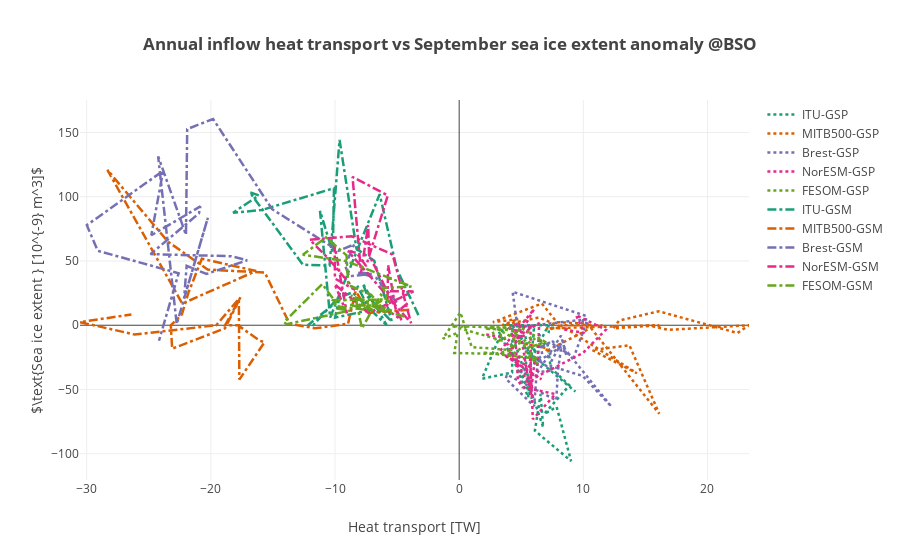

Notebook cell for this chart:
### Code cell
""" Plot March heat vs sea ice extent anomaly"""
modelnames = ['ITU' , 'MITB500', 'Brest', 'NorESM', 'FESOM']
#colors = ['blue', 'darkorange', 'red', 'green', 'cyan']
colors = cl.scales['5']['qual']['Dark2']; 
mnth = np.str(9) # September

def plot_bso_inflow_heat_seaice(models):
    
    datap = []
    datan = []
    layout = go.Layout(
    title='<b>Annual inflow heat transport vs September sea ice extent anomaly @BSO</b>',
        yaxis=dict(
            title='$\\text{Sea ice extent } [10^{-9} m^3]$',
            #range=[-14, 14]
        ),
        xaxis=dict(
            title='Heat transport [TW]'
        )
    )  
    # names of the control, gsp and gsn variables [total]  
    ctln = ['ctlxice_barents', 'SIextBK_c', 'refice_extent_BSKS', 'ice_extent_NorESM_BarentsKara_ctrl', 'ctliext_BK']
    gspn = ['gspxice_barents', 'SIextBK_gsp', 'gspice_extent_BSKS', 'ice_extent_NorESM_BarentsKara_gsp', 'gspiext_BK']
    gsnn = ['gsnxice_barents', 'SIextBK_gsm', 'gsnice_extent_BSKS', 'ice_extent_NorESM_BarentsKara_gsn', 'gsniext_BK']

    ctlhn = ['ctlbarents_heatinflow', 'barht_c[1]', 'BSOrefheat_in', 'inflow_ht_NorESM_BSO_ctrl', 'ctlheattransp_BSO_in']
    gsphn = ['gspbarents_heatinflow', 'barht_gsp[1]', 'BSOgspheat_in', 'inflow_ht_NorESM_BSO_gsp', 'gspheattransp_BSO_in']
    gsnhn = ['gsnbarents_heatinflow', 'barht_gsm[1]', 'BSOgsnheat_in', 'inflow_ht_NorESM_BSO_gsn', 'gsnheattransp_BSO_in']

    coeffs = [1e-9, 1e-9, 1e-9, 1e-9, 1e-9]
    for ind,mdl in enumerate(models):
        dnm = 'ds'+np.str(ind)+'.'+ctln[ind]+'.groupby(\'time.year\').mean().year'
        time = np.copy(eval(dnm))
        dnm = 'ds'+np.str(ind)+'.'+ctln[ind]+'[ds'+np.str(ind)+'[\'time.month\']=='+mnth+']'
        dnm2 = 'ds'+np.str(ind)+'.'+gspn[ind]+'[ds'+np.str(ind)+'[\'time.month\']=='+mnth+']'        
        dnm3 = 'ds'+np.str(ind)+'.'+gsnn[ind]+'[ds'+np.str(ind)+'[\'time.month\']=='+mnth+']'
        val1 = (np.copy(eval(dnm2)-eval(dnm))*coeffs[ind]) #/(np.copy(eval(dnm))*coeffs[ind])
        val2 = (np.copy(eval(dnm3)-eval(dnm))*coeffs[ind]) #/(np.copy(eval(dnm))*coeffs[ind])
        dnm = 'ds'+np.str(ind)+'.'+ctlhn[ind]+'.groupby(\'time.year\').mean()'
        dnm2 = 'ds'+np.str(ind)+'.'+gsphn[ind]+'.groupby(\'time.year\').mean()'
        dnm3 = 'ds'+np.str(ind)+'.'+gsnhn[ind]+'.groupby(\'time.year\').mean()'
        val3 = np.copy(eval(dnm2)-eval(dnm))
        val4 = np.copy(eval(dnm3)-eval(dnm))
        trace1 = go.Scatter(            
            x = val3,
            y = val1,
            mode = 'lines',
            name = mdl+'-GSP',
            line = dict(
                width = 2.5,
                color = colors[ind],
                dash = 'dot',
                shape = 'smooth'
            )
        )
        datap.append(trace1)
        trace2 = go.Scatter(            
            x = val4,
            y = val2,
            mode = 'lines',
            name = mdl+'-GSM',
            line = dict(
                width = 2.5,
                color = colors[ind],
                dash = 'dashdot',
                shape = 'smooth'
            )
        )
        datan.append(trace2)


   
    data = datap + datan
    
    fig = go.Figure(data=data, layout=layout)
    py.offline.iplot(fig)
    


plot_bso_inflow_heat_seaice(modelnames)



#models = widgets.SelectMultiple(options=list(modelnames), value=modelnames, description='Models')    
#widgets.interactive(update_plot,models=models)

### Figure 1 — Plotly figure (JSON) as saved in the notebook; plotly's stock layout.template omitted (floating-point values rounded to 4 significant figures)
{"data": [{"line": {"color": "rgb(27,158,119)", "dash": "dot", "shape": "smooth", "width": 2.5}, "mode": "lines", "name": "ITU-GSP", "type": "scatter", "x": [3.195, 4.591, 5.559, 6.016, 4.004, 6.76, 6.563, 6.098, 9.014, 7.851, 6.859, 8.874, 7.377, 7.093, 5.36, 5.4, 5.849, 4.033, 5.327, 5.602, 4.298, 4.263, 1.837, 3.651, 7.667, 7.219, 7.183, 5.95, 9.362], "y": [-5.092, -31.86, -56.15, -2.664, 0, -79.28, -53.53, -82.08, -105.6, -63.63, -68.91, -46.84, -33.11, -13.16, -23.04, -32.15, -57.18, -15.96, -8.562, -22.51, 0, -36.75, -41.63, 0, 0, -5.796, 0, -23.83, -51.66]}, {"line": {"color": "rgb(217,95,2)", "dash": "dot", "shape": "smooth", "width": 2.5}, "mode": "lines", "name": "MITB500-GSP", "type": "scatter", "x": [5.285, 7.155, 6.954, 11.02, 11.54, 8.175, 14.31, 10.71, 13.71, 16.11, 10.33, 7.866, 6.662, 2.715, 4.754, 3.47, 6.423, 8.507, 6.996, 15.72, 16.11, 12.41, 12.88, 16.07, 22.41, 23.34, 16.83, 15.17, 16.44], "y": [-14.49, -18.07, -20.51, 0, 0.001516, 0, -37.35, -19.23, -15.62, -68.8, 1.208, 2.414, 16.86, 2.377, 4.817, 0, 6.06, -2.407, -2.414, 0, 0, -2.408, 3.614, 10.89, -6.044, 0, -3.571, 0, -1.204]}, {"line": {"color": "rgb(117,112,179)", "dash": "dot", "shape": "smooth", "width": 2.5}, "mode": "lines", "name": "Brest-GSP", "type": "scatter", "x": [5.317, 7.524, 6.325, 8.203, 8.637, 8.35, 7.376, 7.377, 9.939, 12.26, 8.312, 4.926, 6.694, 6.481, 6.035, 3.749, 3.85, 7.821, 7.946, 8.2, 7.542, 6.536, 7.327, 9.232, 10.34, 4.693, 4.302, 10.09, 9.884], "y": [-19.79, -35.13, -36.63, -8.055, -23.71, -11.84, -28.82, -31.72, -39.45, -63.31, -16.1, -36.97, -23.52, -7.17, -63.0, -41.5, -38.44, -58.44, -35.88, -18.44, -12.67, -17.47, -13.2, -24.97, 4.708, -1.53, 26.08, 7.672, 0.6998]}, {"line": {"color": "rgb(231,41,138)", "dash": "dot", "shape": "smooth", "width": 2.5}, "mode": "lines", "name": "NorESM-GSP", "type": "scatter", "x": [2.178, 3.596, 5.628, 4.818, 3.997, 4.459, 4.489, 4.729, 5.092, 7.742, 5.932, 5.759, 3.627, 6.634, 3.23, 6.027, 4.006, 6.068, 5.763, 5.752, 5.356, 4.315, 6.445, 6.264, 9.974, 11.81, 9.414, 10.07, 8.373], "y": [-7.281, -9.266, -46.63, 1.897, -2.519, -5.317, -2.932, -42.87, -48.24, -53.54, -73.18, -32.66, -22.83, -42.13, -20.73, 12.48, -23.0, -27.78, -54.9, 1.063, -7.704, -11.17, 1.741, -39.97, -21.58, -3.507, 7.924, -6.025, -3.15]}, {"line": {"color": "rgb(102,166,30)", "dash": "dot", "shape": "smooth", "width": 2.5}, "mode": "lines", "name": "FESOM-GSP", "type": "scatter", "x": [5.828, 4.14, 4.902, 7.09, 6.145, 4.348, 4.027, -0.3984, -0.1205, -1.313, 0.09319, 1.012, 4.31, 2.792, 1.876, 6.316, 5.348, 6.315, 5.55, 6.779, 5.709, 2.486, 3.017, 4.866, 2.065, 4.135, -0.5712, 3.395, 3.305], "y": [-9.297, -17.49, -1.597, -13.69, -10.02, -22.15, -22.55, -21.58, -5.929, -10.46, 9.929, -16.99, -19.37, -22.41, -21.19, -26.1, -20.82, -30.23, -17.57, -13.66, -16.8, 0.09481, -12.93, -4.257, -2.595, -1.904, -0.655, -11.71, -2.702]}, {"line": {"color": "rgb(27,158,119)", "dash": "dashdot", "shape": "smooth", "width": 2.5}, "mode": "lines", "name": "ITU-GSM", "type": "scatter", "x": [-3.28, -5.024, -6.405, -9.533, -10.39, -11.21, -10.18, -10.09, -15.91, -18.21, -16.14, -16.87, -12.58, -10.44, -9.635, -8.269, -6.835, -5.418, -7.357, -7.761, -5.837, -8.596, -9.745, -11.77, -12.19, -9.694, -9.992, -7.211, -8.21], "y": [7.856, 43.68, 102.0, 25.46, 5.951, 89.08, 56.33, 106.6, 89.65, 87.6, 101.0, 103.6, 47.08, 46.33, 144.2, 59.43, 50.08, 2.641, 22.06, 32.5, 0, 25.55, 21.36, 0, 0, 19.54, 5.951, 11.72, 30.83]}, {"line": {"color": "rgb(217,95,2)", "dash": "dashdot", "shape": "smooth", "width": 2.5}, "mode": "lines", "name": "MITB500-GSM", "type": "scatter", "x": [-4.017, -7.235, -8.34, -8.95, -11.6, -13.66, -15.65, -20.26, -23.45, -28.33, -22.3, -16.36, -20.73, -21.8, -22.33, -23.23, -23.12, -18.86, -17.62, -18.85, -17.82, -16.08, -15.68, -17.7, -17.75, -19.57, -26.14, -30.54, -26.4], "y": [12.05, 9.646, 26.55, 1.203, -2.421, 1.208, 40.96, 43.31, 65.01, 120.9, 16.82, 42.24, 51.76, 25.39, 8.434, 0, -18.22, -2.405, 21.75, 0, 0.004317, -11.99, -13.23, -42.28, 20.54, 0, -7.227, 2.399, 8.426]}, {"line": {"color": "rgb(117,112,179)", "dash": "dashdot", "shape": "smooth", "width": 2.5}, "mode": "lines", "name": "Brest-GSM", "type": "scatter", "x": [-5.025, -6.685, -8.175, -7.024, -8.86, -9.185, -8.458, -9.722, -15.07, -19.82, -21.91, -22.0, -24.25, -22.75, -20.24, -22.16, -21.95, -20.35, -17.08, -18.35, -24.87, -20.96, -20.84, -24.8, -23.84, -29.99, -29.12, -22.6, -24.18], "y": [17.6, 36.85, 41.0, 40.0, 38.08, 46.38, 62.89, 57.91, 90.35, 160.5, 152.6, 70.38, 131.5, 0.9383, 83.64, 20.82, 46.25, 39.9, 50.58, 53.69, 55.35, 87.07, 92.46, 70.01, 120.2, 77.88, 57.95, 40.46, -12.06]}, {"line": {"color": "rgb(231,41,138)", "dash": "dashdot", "shape": "smooth", "width": 2.5}, "mode": "lines", "name": "NorESM-GSM", "type": "scatter", "x": [-4.152, -5.065, -5.722, -5.779, -5.909, -4.647, -7.259, -7.327, -7.902, -8.589, -8.209, -5.749, -7.497, -8.265, -8.949, -3.875, -5.366, -6.95, -8.651, -12.03, -10.72, -8.385, -10.01, -10.03, -9.048, -10.03, -7.28, -3.68, -5.796], "y": [17.17, 9.767, 46.81, 16.0, 12.62, 4.192, 54.78, 78.05, 40.96, 115.4, 113.5, 101.0, 46.07, 56.39, 57.61, 1.718, 55.01, 62.1, 69.24, 66.57, 53.79, 27.52, 36.34, 61.86, 9.328, 31.99, 9.411, 26.35, 26.46]}, {"line": {"color": "rgb(102,166,30)", "dash": "dashdot", "shape": "smooth", "width": 2.5}, "mode": "lines", "name": "FESOM-GSM", "type": "scatter", "x": [-4.414, -6.563, -5.435, -8.727, -5.87, -7.091, -8.932, -9.073, -10.72, -12.59, -9.063, -3.85, -6.139, -5.614, -6.306, -7.831, -8.277, -7.017, -8.82, -6.912, -6.089, -10.24, -9.809, -8.803, -13.9, -14.11, -11.03, -9.678, -7.255], "y": [6.863, 12.29, 11.44, 23.03, 9.823, 23.77, 31.26, 54.42, 68.33, 54.92, 49.83, 30.11, 29.07, 17.99, 23.73, -2.371, 18.19, 12.38, 15.76, 15.27, 19.99, 19.51, 12.96, 11.38, 0.7714, 2.403, 32.06, 14.63, 11.71]}], "layout": {"title": "<b>Annual inflow heat transport vs September sea ice extent anomaly @BSO</b>", "xaxis": {"title": "Heat transport [TW]"}, "yaxis": {"title": "$\\text{Sea ice extent } [10^{-9} m^3]$"}}}
